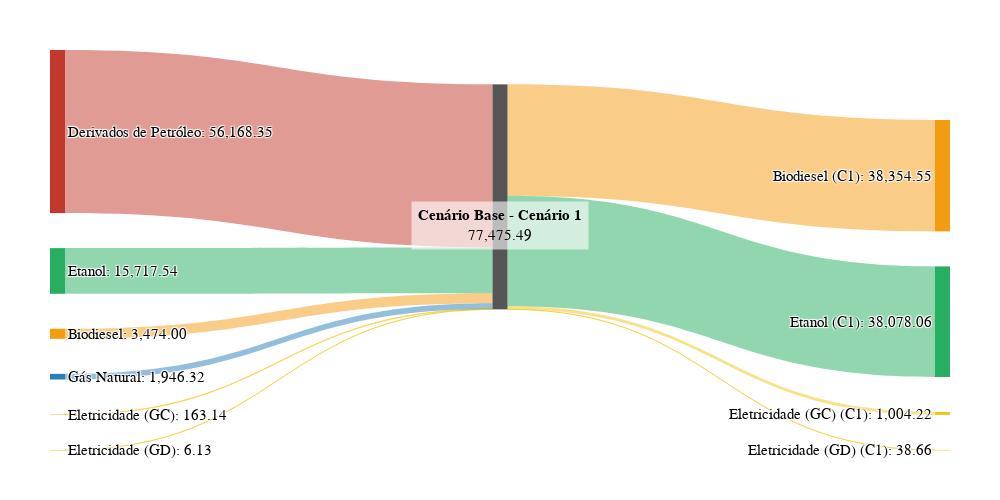

The notebook cell this image was saved under:
### Markdown cell above
## Base para Cenário 1

### Code cell
TAMANHO_FONTE = 15

# 1. DEFINIÇÃO DOS RÓTULOS DOS NÓS DO DIAGRAMA SANKEY
label = [
    "Derivados de Petróleo", "Biodiesel", "Etanol", "Eletricidade (GC)", 
    "Eletricidade (GD)", "Gás Natural", 
    "",
    "Derivados de Petróleo (C1)", "Biodiesel (C1)", "Etanol (C1)", 
    "Eletricidade (GC) (C1)", "Eletricidade (GD) (C1)", "Gás Natural (C1)"
]

# Valores associados a cada nó (usados apenas para exibição nos rótulos)
valores_nos = [ 56168.35, 3474, 15717.54, 163.14, 6.13, 1946.32, 77475.49, 0, 38354.55, 38078.06, 1004.22, 38.66, 0 ]

# 2. PREPARAÇÃO DOS RÓTULOS TEXTUAIS COM VALORES
label_final = [ f"{l}: {v:,.2f}" if (l != "" and v > 0) else f"{l} - 0.00" if l != "" else "" for l, v in zip(label, valores_nos) ]

# 3. DEFINIÇÃO DAS CORES DOS NÓS
colors = [
    "#C0392B", "#F39C12", "#27AE60", "#F1C40F", "#F1C40F", "#2980B9",
    "#555555",
    "#C0392B", "#F39C12", "#27AE60", "#F1C40F", "#F1C40F", "#2980B9"
]

# 4. CRIAÇÃO DO DIAGRAMA SANKEY
#    - node: define aparência e rótulos dos nós
#    - link: define fluxos, direções, valores e cores
fig = go.Figure(data=[go.Sankey(
    node=dict(
        pad=35,                      # Espaçamento vertical entre nós
        thickness=15,                # Espessura dos nós
        line=dict(color="white", width=0),
        label=label_final,           # Rótulos formatados com valores
        color=colors
    ),
    link=dict(
        source=[0, 1, 2, 3, 4, 5, 6, 6, 6, 6, 6, 6],   # Nós de origem
        target=[6, 6, 6, 6, 6, 6, 7, 8, 9, 10, 11, 12], # Nós de destino
        value=[ 56168.35, 3474.00, 15717.54, 163.14, 6.13, 1946.32, 0.00, 38354.55, 38078.06, 1004.22, 38.66, 0.00 ],
        color=[
            "rgba(192, 57, 43, 0.5)", "rgba(243, 156, 18, 0.5)",
            "rgba(39, 174, 96, 0.5)", "rgba(241, 196, 15, 0.5)",
            "rgba(241, 196, 15, 0.5)", "rgba(41, 128, 185, 0.5)",
            "rgba(192, 57, 43, 0.2)", "rgba(243, 156, 18, 0.5)",
            "rgba(39, 174, 96, 0.5)", "rgba(241, 196, 15, 0.5)",
            "rgba(241, 196, 15, 0.5)", "rgba(41, 128, 185, 0.2)"
        ]
    )
)])

# 5. INSERÇÃO DA ANOTAÇÃO CENTRAL
fig.add_annotation(
    x=0.5, y=0.5,
    xanchor='center',
    yanchor='bottom',
    text="<b>Cenário Base - Cenário 1</b><br>77,475.49",
    showarrow=False,
    font=dict(family="Times New Roman", size=TAMANHO_FONTE, color="black"),
    align="center",
    bgcolor="rgba(255, 255, 255, 0.6)",
    borderpad=6
)

# 6. CONFIGURAÇÃO FINAL DO LAYOUT
fig.update_layout(
    font=dict(family="Times New Roman", size=TAMANHO_FONTE, color="black"),
    plot_bgcolor='white',
    paper_bgcolor='white',
    width=1000,
    height=500,
    margin=dict(l=50, r=50, t=50, b=50)
)

# Exportando para SVG
pio.write_image(fig, "../data/graphs/figura6.svg", engine="kaleido")

fig.show()

### Figure 1 — Plotly figure (JSON) as saved in the notebook; plotly's stock layout.template omitted (floating-point values rounded to 4 significant figures)
{"data": [{"link": {"color": ["rgba(192, 57, 43, 0.5)", "rgba(243, 156, 18, 0.5)", "rgba(39, 174, 96, 0.5)", "rgba(241, 196, 15, 0.5)", "rgba(241, 196, 15, 0.5)", "rgba(41, 128, 185, 0.5)", "rgba(192, 57, 43, 0.2)", "rgba(243, 156, 18, 0.5)", "rgba(39, 174, 96, 0.5)", "rgba(241, 196, 15, 0.5)", "rgba(241, 196, 15, 0.5)", "rgba(41, 128, 185, 0.2)"], "source": [0, 1, 2, 3, 4, 5, 6, 6, 6, 6, 6, 6], "target": [6, 6, 6, 6, 6, 6, 7, 8, 9, 10, 11, 12], "value": [56170.0, 3474, 15720.0, 163.1, 6.13, 1946.0, 0, 38350.0, 38080.0, 1004.0, 38.66, 0]}, "node": {"color": ["#C0392B", "#F39C12", "#27AE60", "#F1C40F", "#F1C40F", "#2980B9", "#555555", "#C0392B", "#F39C12", "#27AE60", "#F1C40F", "#F1C40F", "#2980B9"], "label": ["Derivados de Petróleo: 56,168.35", "Biodiesel: 3,474.00", "Etanol: 15,717.54", "Eletricidade (GC): 163.14", "Eletricidade (GD): 6.13", "Gás Natural: 1,946.32", "", "Derivados de Petróleo (C1) - 0.00", "Biodiesel (C1): 38,354.55", "Etanol (C1): 38,078.06", "Eletricidade (GC) (C1): 1,004.22", "Eletricidade (GD) (C1): 38.66", "Gás Natural (C1) - 0.00"], "line": {"color": "white", "width": 0}, "pad": 35, "thickness": 15}, "type": "sankey"}], "layout": {"annotations": [{"align": "center", "bgcolor": "rgba(255, 255, 255, 0.6)", "borderpad": 6, "font": {"color": "black", "family": "Times New Roman", "size": 15}, "showarrow": false, "text": "<b>Cenário Base - Cenário 1</b><br>77,475.49", "x": 0.5, "xanchor": "center", "y": 0.5, "yanchor": "bottom"}], "font": {"color": "black", "family": "Times New Roman", "size": 15}, "height": 500, "margin": {"b": 50, "l": 50, "r": 50, "t": 50}, "paper_bgcolor": "white", "plot_bgcolor": "white", "width": 1000}}
